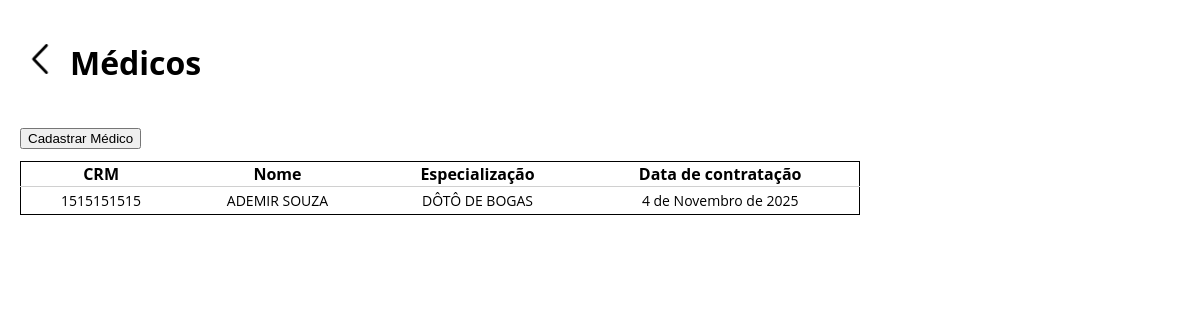
The page /medics/ on the database as committed earlier.
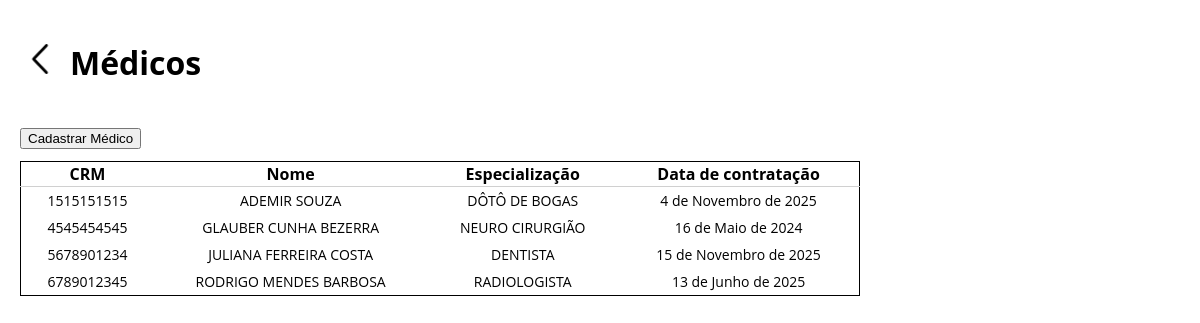
The same page on the database as committed later.
### medics/models.py (models this page shows, shortened)
class Medics(models.Model):
    MEDIC_STATUS = [
        ("ocupado", "Ocupado"),
        ("disponivel", "Disponivel"),
        ("indisponivel", "Indisponivel"),
        ("aguardando", "Aguardando")
    ]
    crm = models.CharField(
        primary_key = True,
        unique = True,
        max_length = 20,
        null = False,
        blank = False,
        default = "0000000000"
    )
    name = models.CharField(
        max_length = 100,
        null = False,
        blank = False,
        default = "-"
    )
    spec = models.CharField(
        max_length = 100,
        default= 'Não informado'
    )
    hire_date = models.DateField(
    )
    status = models.CharField(
        max_length = 20,
        choices = MEDIC_STATUS,
        default = 'aguardando'
    )

### medics/views.py (the view)
# urls.py: path("", views.medics_list, name='medics_list'),
def medics_list(request, crm=None):
    if crm:
        medics = [get_object_or_404(Medics, crm=crm)]
    else:
        medics = Medics.objects.all().prefetch_related("exams")
    return render(request, "medics/medics_list.html", {"medics": medics})

### medics/templates/medics/medics_list.html (shortened to what this page needs)
<!DOCTYPE html>
<html lang="pt-br">
<head>
    {% load static %}
    <link rel="stylesheet" href="{% static "medics/style.css" %}">
</head>
<body>
    <header>
        <a href="{% url 'home' %}" class="head_btn">
            <img src="{% static 'medics/icons/back_icon.png' %}" alt="">
        </a>
        <h1>Médicos</h1>
    </header>
    <div class="tbl-actions">
        <button type="button" onclick="window.location='{% url 'add_medic' %}'">Cadastrar Médico</button>
    </div>
    <table class="medics" style="border: 1px solid black;">
        <thead>
            <tr class="t_header">
                <th>CRM</th>
                <th>Nome</th>
                <th>Especialização</th>
                <th>Data de contratação</th>
            </tr>
        </thead>
        <tbody>
            {% for m in medics %}
                <tr id="line" onclick="window.location='{% url 'get_medic' m.crm %}'">
                    <td>{{ m.crm }}</td>
                    <td>{{ m.name.upper }}</td>
                    <td>{{ m.spec.upper }}</td>
                    <td>{{ m.hire_date }}</td>
                </tr>
            {% empty %}
                <tr style="text-align: center;">
                    <td colspan="4"><i>Nenhum médico cadastrado.</i></td>
                </tr>
            {% endfor %}
        </tbody>
    </table>
</body>
</html>

Rows that differ between the two databases and show on the page:
added Medics: crm "4545454545", name "GLAUBER CUNHA BEZERRA", spec "NEURO CIRURGIÃO", hire_date "16 de Maio de 2024"
added Medics: crm "5678901234", name "JULIANA FERREIRA COSTA", spec "DENTISTA", hire_date "15 de Novembro de 2025"
added Medics: crm "6789012345", name "RODRIGO MENDES BARBOSA", spec "RADIOLOGISTA", hire_date "13 de Junho de 2025"
